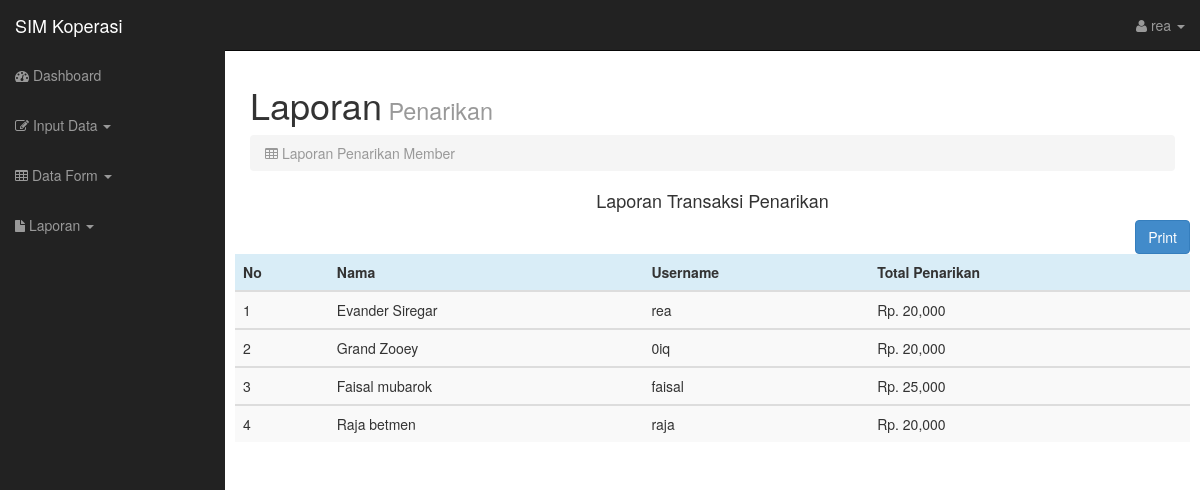
/indexadmin.php?page=laporanpenarikan (signed in), run on the app's committed database.
### tables this page shows
CREATE TABLE `anggota` (
  `id` int(11) NOT NULL,
  `username` varchar(255) NOT NULL,
  `nama` varchar(255) NOT NULL,
  `nik` bigint(16) NOT NULL,
  `tgl_lahir` date NOT NULL,
  `jenis_kelamin` varchar(9) NOT NULL,
  `pekerjaan` varchar(16) NOT NULL,
  `alamat` text NOT NULL,
  `email` text NOT NULL,
  `no_hp` char(20) NOT NULL,
  `entry` varchar(50) NOT NULL,
  `waktu` date NOT NULL
);

### laporanpenarikan.php (the view, shortened to what this page needs)
<html>
<body>
    <div class="col-lg-12">
        <h1>Laporan<small> Penarikan</small></h1>
        <ol class="breadcrumb">
            <li class="active"><i class="fa fa-table"></i> Laporan Penarikan Member</li>
        </ol>
    </div>
    <div class="col-12 mt-3">
    <h4 class="text-center mb-3">Laporan Transaksi Penarikan </h4>
        <table class="table table-striped   table-hover  ">
        <span style="float:right;"> <button class="btn btn-primary"onclick="window.print()">Print </button> </span>
            <thead class="">
                <tr class="info">
                    <th>No</th>
                    <th>Nama</th>
                    <th>Username</th>
                    <th>Total Penarikan</th>
                </tr>
            </thead>
            <?php
      include("config.php");
      $no=1;
      $kueri = mysqli_query($conn, "SELECT * FROM anggota");
      while($data=mysqli_fetch_array($kueri)){
        $username = $data['username'];
      ?>
          <tbody>
              <tr>
                  <td><?php echo $no ?></td>
                  <td><?php echo $data['nama'] ?></td>
                  <td><?php echo $data['username'] ?></td>
                  <?php  $pokok=mysqli_fetch_array(mysqli_query($conn, "SELECT SUM(jlh_ambil) as jlh_ambil from pengambilan WHERE username = '$username' "))  ?>
                  <?php $tot = $pokok['jlh_ambil']  ?>
                  <td>Rp. <?php echo number_format($tot) ?></td>
      <?php
      $no++;}
      ?>
          </tr>
          </tbody>
          </table>

### css/sb-admin.css (style rules this page uses)
body { margin-top: 50px; }

### data on the page
anggota: nama "Evander Siregar", username "rea", tot "20,000"
anggota: nama "Grand Zooey", username "0iq", tot "20,000"
anggota: nama "Faisal mubarok", username "faisal", tot "25,000"
anggota: nama "Raja betmen", username "raja", tot "20,000"

### other printed values
$_SESSION['username'] "rea"
